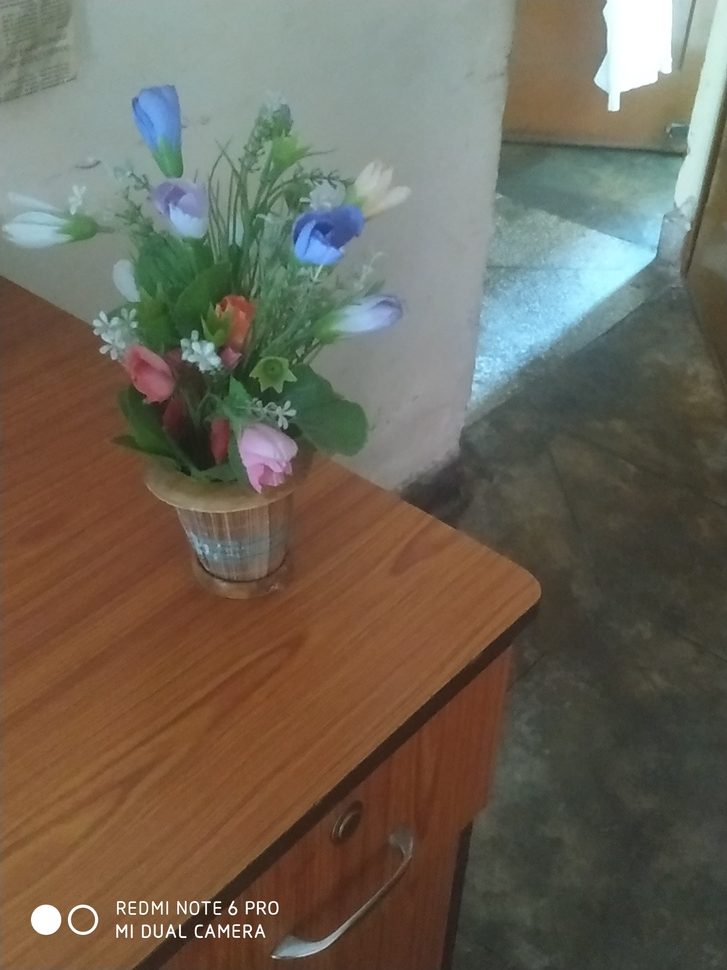
#> input picture Data/FlowerBlur.jpg, 727 x 970 px, shrunk from 3000 x 4000 before the run
$ jupyter execute Downsampling.ipynb
#> lines starting #> are read from the running program, lines starting #| are printed output that depends on the picture
[cell 1]
import sys
import cv2
import matplotlib.pyplot as plt
import numpy as np
plt.rcParams.update({'font.size': 22})

def downsample(img,factor):
    return img[::factor,::factor,:]

imBGR = cv2.imread('../Data/FlowerBlur.jpg')
#> imBGR is the input picture: shape (970, 727, 3); mean B, G, R 87.8, 102, 109.4
img = cv2.cvtColor(imBGR, cv2.COLOR_BGR2RGB)

[cell 2]
print(f'Initial image shape{img.shape}')
#| Initial image shape(970, 727, 3)
plt.figure(figsize=(8,8))
plt.imshow(img)
plt.title('Original Image')
plt.show()

factor=100
down_img=downsample(img,factor)
print(f'Donwsampled image shape{down_img.shape}')
#| Donwsampled image shape(10, 8, 3)
plt.figure(figsize=(8,8))
plt.imshow(down_img)
plt.title(f'Downsampled Image with factor {factor}')
plt.show()
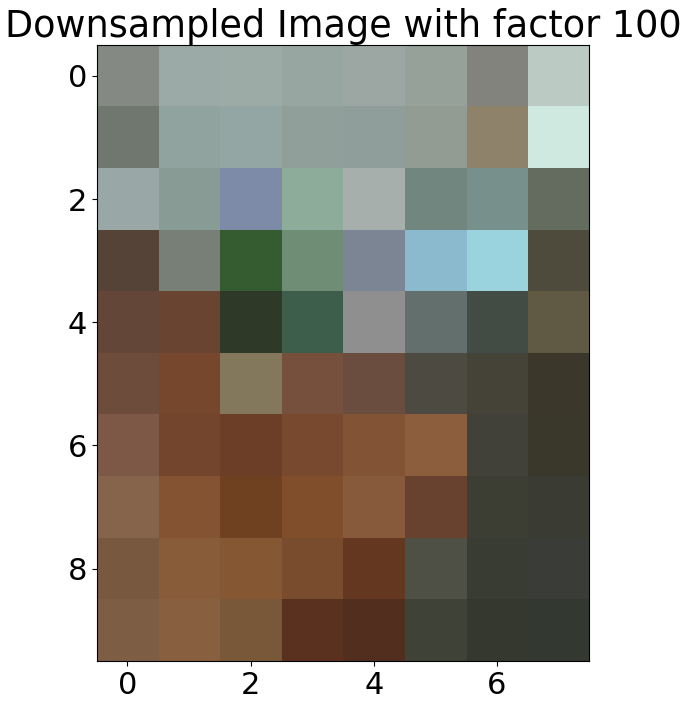
#> figure drawn by matplotlib, 1 panel
